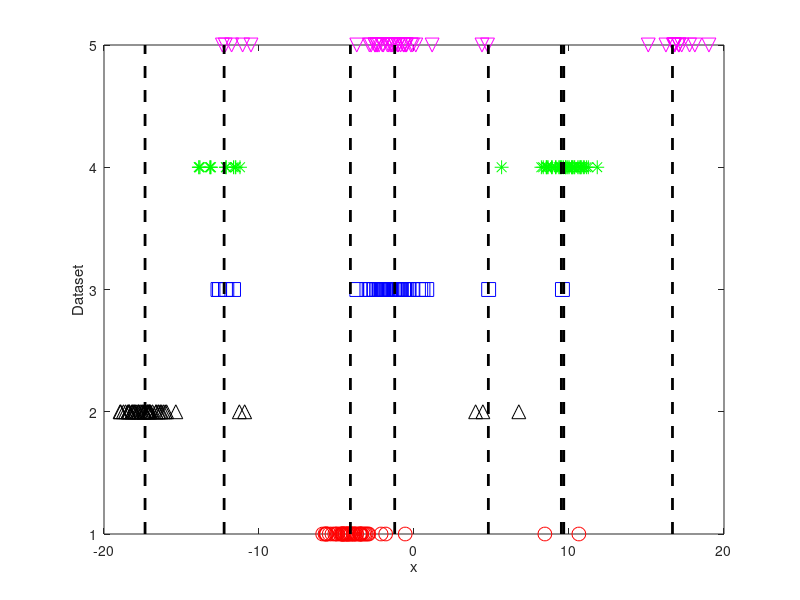

This chart was generated by the following MATLAB code: (Note: this script raises an error after producing the figure.)
%% Generate some data from a HDP
clear all;close all;
base_mean = 0;
base_prec = 1e-2;

obs_prec = 1;

J = 5; % Number of files
N = 50; % 100 observations in all files
top_components = []; % Store the top components
top_counts = [];
nTop = 0;

alpha = 1; %Table DP
gamma = 1; % Component DP

for j = 1:J
    Z{j} = [];
    x{j} = [];
    cluster_counts{j} = [];
    tables_to_top{j} = [];
    nClusters{j} = 0;
    for n = 1:N
        % Choose a table
        probs = [cluster_counts{j} alpha];
        probs = cumsum(probs./sum(probs));
        table_choice = find(rand<=probs,1);
        if table_choice > nClusters{j}
            % Have to make a new table
            nClusters{j} = nClusters{j} + 1;
            Z{j}(n,1) = nClusters{j};
            cluster_counts{j}(nClusters{j}) = 1;
            
            % Choose a top level component for this new table
            probs = [top_counts gamma];
            probs = cumsum(probs./sum(probs));
            top_choice = find(rand<=probs,1);
            
            if top_choice > nTop
                % Create a new top level
                nTop = nTop + 1;
                top_counts(1,nTop) = 1;
                top_components(1,nTop) = randn./sqrt(base_prec) + base_mean;
                tables_to_top{j}(nClusters{j}) = nTop;
                x{j}(n,1) = randn./sqrt(obs_prec) + top_components(tables_to_top{j}(nClusters{j}));
            else
                % Use the current one
               tables_to_top{j}(nClusters{j}) = top_choice;
               top_counts(top_choice) = top_counts(top_choice) + 1;
               x{j}(n,1) = randn./sqrt(obs_prec) + top_components(tables_to_top{j}(nClusters{j}));
            end
           
        else
            % Add to the current table
            Z{j}(n,1) = table_choice;
            cluster_counts{j}(table_choice) = cluster_counts{j}(table_choice) + 1;
            x{j}(n,1) = randn./sqrt(obs_prec) + top_components(tables_to_top{j}(table_choice));
        end
    end
            
end



% Plot HDP data
close all
symbs = {'ro','k^','bs','g*','mv'};
for j = 1:J
    plot(x{j},j,symbs{j},'markersize',10);
    hold on
end

yl = ylim;
for t = 1:length(top_components)
    plot([top_components(t) top_components(t)],[yl],'k--','linewidth',2);
end

set(gca,'ytick',[1:J]);
xlabel('x');
ylabel('Dataset');

%%
out = hdp_sample(x)

close all
hist(out,[1:10]);
setupPlot
xlabel('Number of top-level components');
ylabel('Frequency')
makePDF('hdp_inference.eps');
